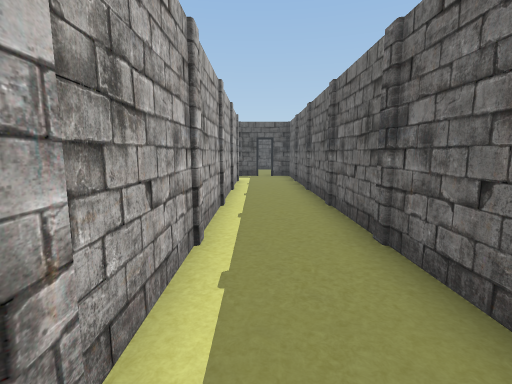
view 1 (above)

17 first-person views from a walk through a 3-D level made in the Unity game engine. The camera is 1.3 m above the floor, tilts 8° down and sees 85° across. The floor is counted in squares, 1 m on a side. Each view is taken from the middle of a square. On the plan, view 1 faces up. The plan holds only what a view shows up to about 13 squares ahead; the rest is blank. The place goes on beyond the plan. The player is left out. Door leaves are left out, so doorways stand open.

view 2
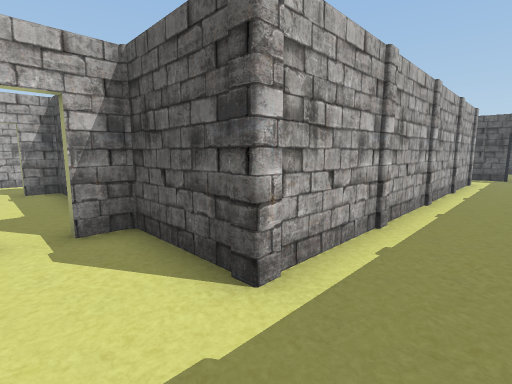

view 3
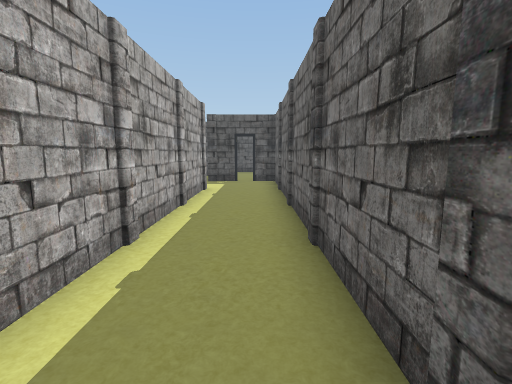

view 4
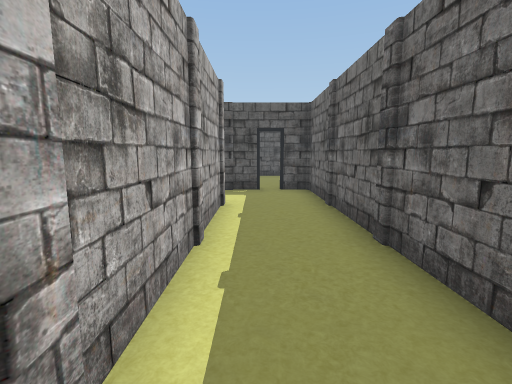

view 5
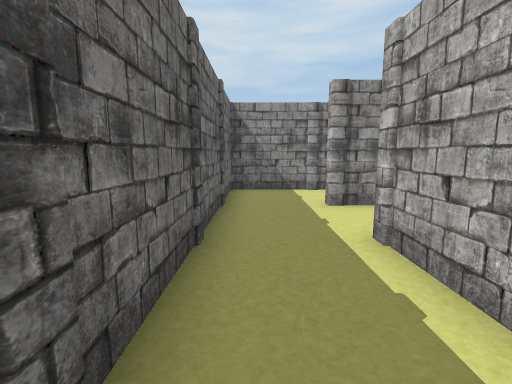

view 6
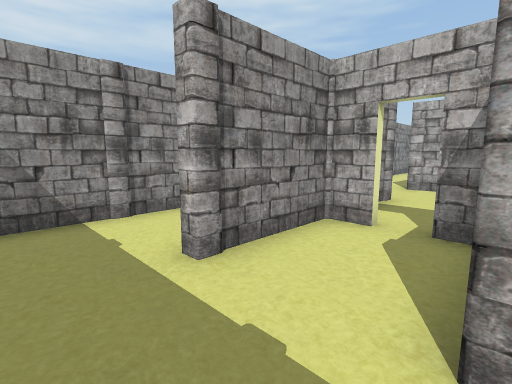

view 7
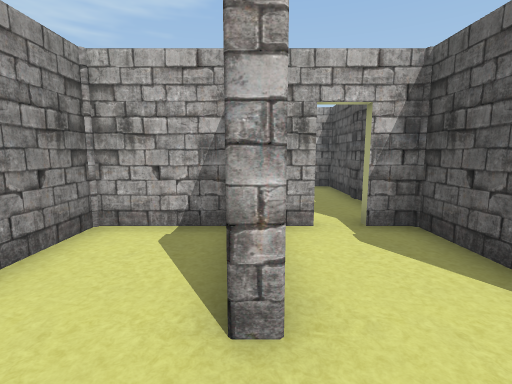

view 8
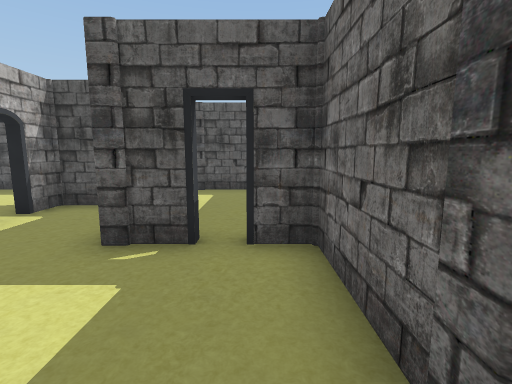

view 9
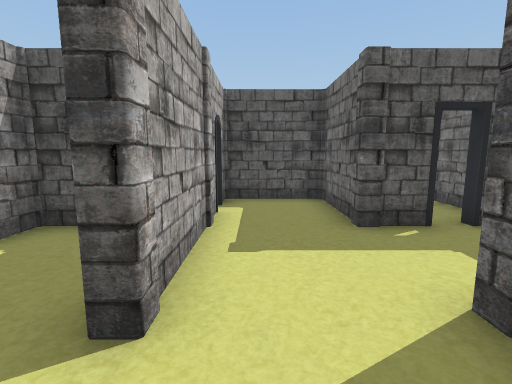

view 10
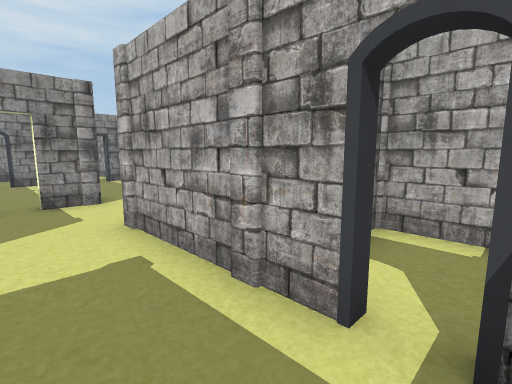

view 11
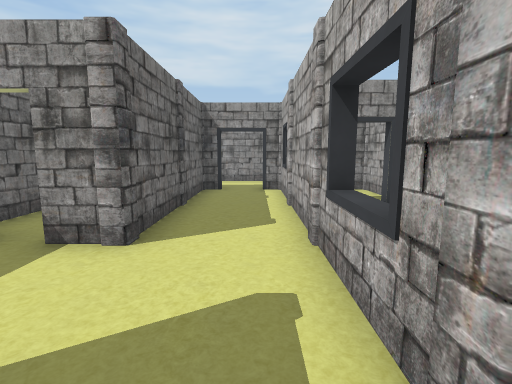

view 12
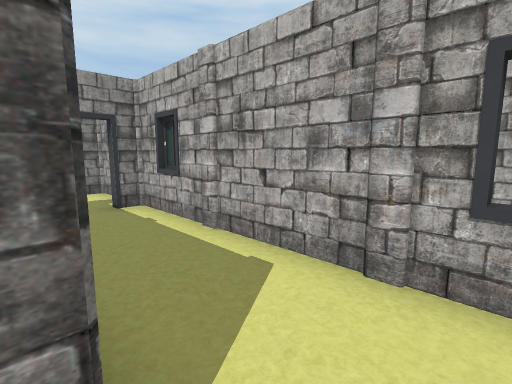

view 13
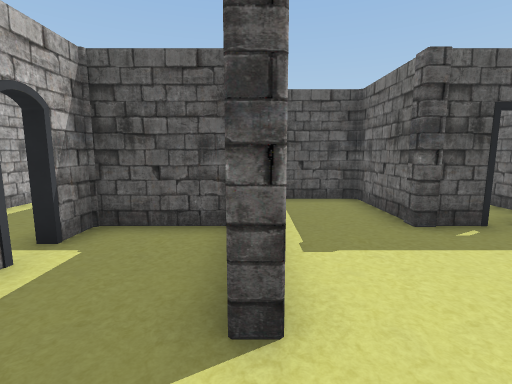

view 14
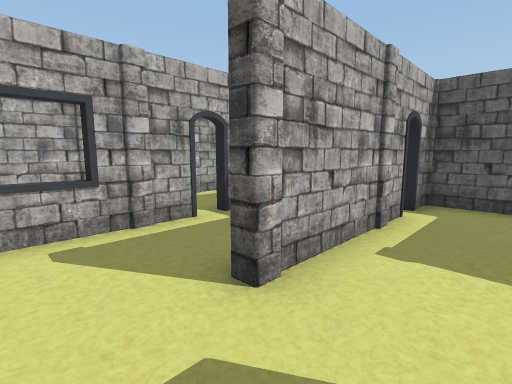

view 15
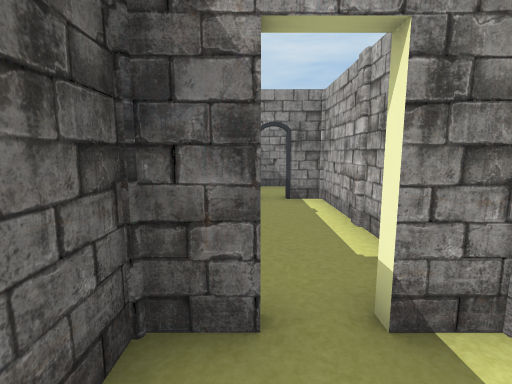

view 16
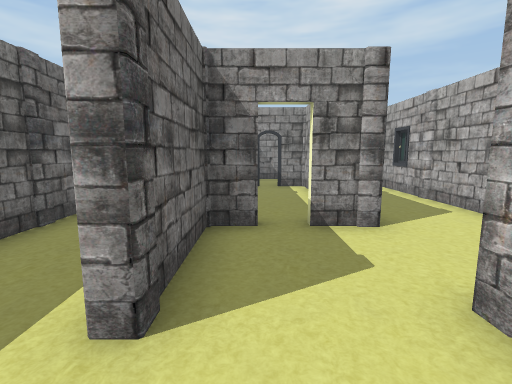

view 17
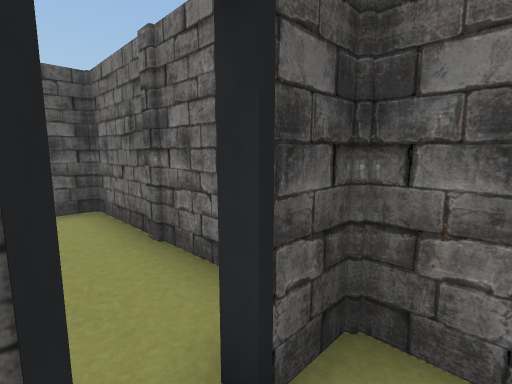

### Floor plan
Ten units are one square. View 1 is at (0, 0); x grows to the right and y downward. Boxes are objects, and circles mark ways between rooms. Rooms are numbered by the first view taken in them; rooms with no view inside come last. Other rooms are left out.
<svg viewBox="-75 -220 100 274">
<path fill="none" stroke="#000" d="M-9 -132 -9 -9 -39 -9 -39 1M19 14 19 -160M-39 9 -39 19 -9 19M20 -159 9 -159M-9 19 -9 22M-39 25 -39 49 19 49 19 14M-21 -101 -11 -101M-41 -101 -29 -101M-11 -100 -11 -132M1 -159 -11 -159 -11 -189 -39 -189 -39 -179M-39 -171 -39 -128M-11 -132 -9 -132M-39 -128 -43 -128M-69 -41 -63 -41M-48 -41 -41 -41 -41 -101M-69 -143 -69 -65M-45 -159 -69 -159 -69 -149M19 -160 19 -215M-39 -80 -39 -41M-11 -78 -11 -100M-69 -178 -69 -161"/>
<circle cx="5" cy="20" r="3" fill="#2a7"/>
<circle cx="-10" cy="-145" r="3" fill="#2a7"/>
<circle cx="5" cy="-160" r="3" fill="#2a7"/>
<circle cx="-25" cy="-130" r="3" fill="#2a7"/>
<circle cx="-40" cy="-115" r="3" fill="#2a7"/>
<circle cx="-25" cy="-100" r="3" fill="#2a7"/>
<circle cx="-40" cy="-175" r="3" fill="#2a7"/>
<text x="0" y="-60">1</text>
<text x="-10" y="30">2</text>
<text x="-30" y="-120">3</text>
<text x="-20" y="-160">4</text>
<text x="-60" y="-90">5</text>
<text x="0" y="-190">6</text>
<text x="-30" y="-80">7</text>
<text x="-60" y="-180">8</text>
</svg>
Room 1 opens to room 2. Room 1 opens to room 4. Room 1 opens to room 6. Room 3 opens to room 4. Room 3 opens to room 5. Room 3 opens to room 7. Room 4 opens to room 8.

Where each view was taken, in squares from view 1:
view 1: 0 up, 0 right, facing up
view 2: 1 down, 1 right, facing up-left
view 3: 3 up, 1 right, facing up
view 4: 6 up, 0 right, facing up
view 5: 5 up, 1 right, facing down
view 6: 1 up, 1 right, facing down-left
view 7: 2 down, 1 right, facing left
view 8: 12 up, 1 right, facing up
view 9: 11 up, 3 left, facing up
view 10: 18 up, 2 left, facing down-left
view 11: 14 up, 6 left, facing down
view 12: 11 up, 4 left, facing down-left
view 13: 11 up, 4 left, facing up
view 14: 11 up, 2 left, facing up-left
view 15: 12 up, 2 left, facing down
view 16: 15 up, 2 left, facing down
view 17: 15 up, 0 right, facing up-right
